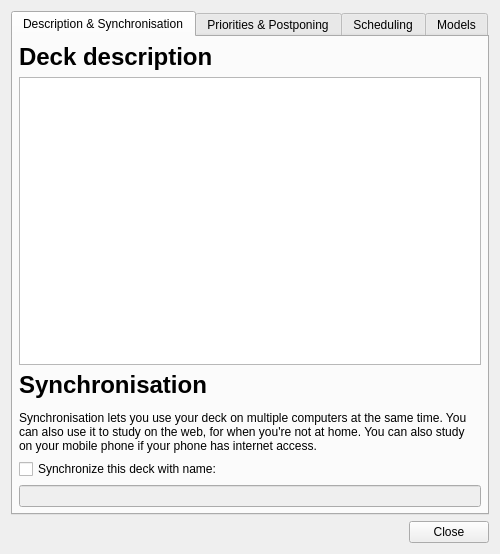
<ui version="4.0" >
 <class>DeckProperties</class>
 <widget class="QDialog" name="DeckProperties" >
  <property name="windowModality" >
   <enum>Qt::ApplicationModal</enum>
  </property>
  <property name="geometry" >
   <rect>
    <x>0</x>
    <y>0</y>
    <width>491</width>
    <height>535</height>
   </rect>
  </property>
  <property name="windowTitle" >
   <string>Edit deck properties</string>
  </property>
  <layout class="QVBoxLayout" >
   <item>
    <widget class="QTabWidget" name="qtabwidget" >
     <property name="currentIndex" >
      <number>0</number>
     </property>
     <widget class="QWidget" name="tab" >
      <attribute name="title" >
       <string>Description &amp;&amp; Synchronisation</string>
      </attribute>
      <layout class="QVBoxLayout" >
       <property name="spacing" >
        <number>6</number>
       </property>
       <property name="leftMargin" >
        <number>6</number>
       </property>
       <property name="topMargin" >
        <number>6</number>
       </property>
       <property name="rightMargin" >
        <number>6</number>
       </property>
       <property name="bottomMargin" >
        <number>6</number>
       </property>
       <item>
        <widget class="QLabel" name="label" >
         <property name="text" >
          <string>&lt;h1>Deck description&lt;/h1></string>
         </property>
        </widget>
       </item>
       <item>
        <widget class="QTextEdit" name="deckDescription" >
         <property name="minimumSize" >
          <size>
           <width>0</width>
           <height>100</height>
          </size>
         </property>
         <property name="tabChangesFocus" >
          <bool>true</bool>
         </property>
        </widget>
       </item>
       <item>
        <widget class="QLabel" name="label_13" >
         <property name="text" >
          <string>&lt;h1>Synchronisation&lt;/h1>Synchronisation lets you use your deck on multiple computers at the same time. You can also use it to study on the web, for when you're not at home. You can also study on your mobile phone if your phone has internet access.</string>
         </property>
         <property name="scaledContents" >
          <bool>false</bool>
         </property>
         <property name="wordWrap" >
          <bool>true</bool>
         </property>
        </widget>
       </item>
       <item>
        <widget class="QCheckBox" name="doSync" >
         <property name="text" >
          <string>Synchronize this deck with name:</string>
         </property>
        </widget>
       </item>
       <item>
        <widget class="QLineEdit" name="syncName" >
         <property name="enabled" >
          <bool>false</bool>
         </property>
        </widget>
       </item>
      </layout>
     </widget>
     <widget class="QWidget" name="tab_4" >
      <attribute name="title" >
       <string>Priorities &amp;&amp; Postponing</string>
      </attribute>
      <layout class="QVBoxLayout" >
       <property name="spacing" >
        <number>6</number>
       </property>
       <property name="leftMargin" >
        <number>6</number>
       </property>
       <property name="topMargin" >
        <number>6</number>
       </property>
       <property name="rightMargin" >
        <number>6</number>
       </property>
       <property name="bottomMargin" >
        <number>6</number>
       </property>
       <item>
        <widget class="QLabel" name="label_21" >
         <property name="text" >
          <string>&lt;h1>Very high priority&lt;/h1>A comma-separated list of tags to prioritize. Matching cards are placed at the top of the revision queue.</string>
         </property>
         <property name="wordWrap" >
          <bool>true</bool>
         </property>
        </widget>
       </item>
       <item>
        <widget class="QLineEdit" name="highPriority" />
       </item>
       <item>
        <widget class="QLabel" name="label_17" >
         <property name="text" >
          <string>&lt;h1>High priority&lt;/h1>Matching cards are placed at the top of the revision queue or new card queue, depending on if they have been seen before.</string>
         </property>
         <property name="wordWrap" >
          <bool>true</bool>
         </property>
        </widget>
       </item>
       <item>
        <widget class="QLineEdit" name="medPriority" />
       </item>
       <item>
        <widget class="QLabel" name="label_24" >
         <property name="text" >
          <string>&lt;h1>Low priority&lt;/h1>Matching cards are placed at the bottom of the new card queue.</string>
         </property>
         <property name="wordWrap" >
          <bool>true</bool>
         </property>
        </widget>
       </item>
       <item>
        <widget class="QLineEdit" name="lowPriority" />
       </item>
       <item>
        <widget class="QLabel" name="label_23" >
         <property name="text" >
          <string>&lt;h1>Postponing&lt;/h1>Any matching cards will not be shown until unsuspended. The web and phone interfaces automatically add 'noweb' and 'nophone' - give these tags to your cards to prevent them from showing on the phone or web interface.</string>
         </property>
         <property name="wordWrap" >
          <bool>true</bool>
         </property>
        </widget>
       </item>
       <item>
        <widget class="QLineEdit" name="postponing" />
       </item>
       <item>
        <spacer>
         <property name="orientation" >
          <enum>Qt::Vertical</enum>
         </property>
         <property name="sizeHint" >
          <size>
           <width>20</width>
           <height>40</height>
          </size>
         </property>
        </spacer>
       </item>
      </layout>
     </widget>
     <widget class="QWidget" name="tab_2" >
      <attribute name="title" >
       <string>Scheduling</string>
      </attribute>
      <layout class="QVBoxLayout" >
       <property name="spacing" >
        <number>6</number>
       </property>
       <property name="leftMargin" >
        <number>6</number>
       </property>
       <property name="topMargin" >
        <number>6</number>
       </property>
       <property name="rightMargin" >
        <number>6</number>
       </property>
       <property name="bottomMargin" >
        <number>6</number>
       </property>
       <item>
        <widget class="QLabel" name="label_15" >
         <property name="sizePolicy" >
          <sizepolicy vsizetype="MinimumExpanding" hsizetype="Preferred" >
           <horstretch>0</horstretch>
           <verstretch>0</verstretch>
          </sizepolicy>
         </property>
         <property name="text" >
          <string>&lt;h1>New &amp; young cards&lt;/h1>The initial times to use when scheduling cards, in days.</string>
         </property>
         <property name="wordWrap" >
          <bool>true</bool>
         </property>
        </widget>
       </item>
       <item>
        <layout class="QGridLayout" >
         <property name="leftMargin" >
          <number>0</number>
         </property>
         <property name="topMargin" >
          <number>0</number>
         </property>
         <property name="rightMargin" >
          <number>0</number>
         </property>
         <property name="bottomMargin" >
          <number>0</number>
         </property>
         <property name="horizontalSpacing" >
          <number>6</number>
         </property>
         <property name="verticalSpacing" >
          <number>6</number>
         </property>
         <item row="0" column="0" >
          <widget class="QLabel" name="label_2" >
           <property name="minimumSize" >
            <size>
             <width>220</width>
             <height>0</height>
            </size>
           </property>
           <property name="text" >
            <string>&lt;b>Hard&lt;/b></string>
           </property>
          </widget>
         </item>
         <item row="2" column="2" >
          <widget class="QLineEdit" name="easyMin" />
         </item>
         <item row="1" column="1" >
          <widget class="QLabel" name="label_6" >
           <property name="text" >
            <string>Min</string>
           </property>
          </widget>
         </item>
         <item row="2" column="1" >
          <widget class="QLabel" name="label_7" >
           <property name="text" >
            <string>Min</string>
           </property>
          </widget>
         </item>
         <item row="1" column="4" >
          <widget class="QLineEdit" name="midMax" />
         </item>
         <item row="2" column="0" >
          <widget class="QLabel" name="label_4" >
           <property name="text" >
            <string>&lt;b>Easy&lt;/b></string>
           </property>
          </widget>
         </item>
         <item row="1" column="0" >
          <widget class="QLabel" name="label_3" >
           <property name="text" >
            <string>&lt;b>Medium&lt;/b></string>
           </property>
          </widget>
         </item>
         <item row="2" column="3" >
          <widget class="QLabel" name="label_10" >
           <property name="text" >
            <string>Max</string>
           </property>
          </widget>
         </item>
         <item row="0" column="2" >
          <widget class="QLineEdit" name="hardMin" />
         </item>
         <item row="1" column="2" >
          <widget class="QLineEdit" name="midMin" />
         </item>
         <item row="0" column="3" >
          <widget class="QLabel" name="label_8" >
           <property name="text" >
            <string>Max</string>
           </property>
          </widget>
         </item>
         <item row="2" column="4" >
          <widget class="QLineEdit" name="easyMax" />
         </item>
         <item row="0" column="4" >
          <widget class="QLineEdit" name="hardMax" />
         </item>
         <item row="0" column="1" >
          <widget class="QLabel" name="label_5" >
           <property name="text" >
            <string>Min</string>
           </property>
          </widget>
         </item>
         <item row="1" column="3" >
          <widget class="QLabel" name="label_9" >
           <property name="text" >
            <string>Max</string>
           </property>
          </widget>
         </item>
        </layout>
       </item>
       <item>
        <widget class="QLabel" name="label_11" >
         <property name="text" >
          <string>The order to show new cards.</string>
         </property>
        </widget>
       </item>
       <item>
        <layout class="QHBoxLayout" >
         <item>
          <widget class="QComboBox" name="newCardOrder" />
         </item>
         <item>
          <spacer>
           <property name="orientation" >
            <enum>Qt::Horizontal</enum>
           </property>
           <property name="sizeType" >
            <enum>QSizePolicy::Fixed</enum>
           </property>
           <property name="sizeHint" >
            <size>
             <width>180</width>
             <height>20</height>
            </size>
           </property>
          </spacer>
         </item>
        </layout>
       </item>
       <item>
        <widget class="QLabel" name="label_18" >
         <property name="sizePolicy" >
          <sizepolicy vsizetype="MinimumExpanding" hsizetype="Preferred" >
           <horstretch>0</horstretch>
           <verstretch>0</verstretch>
          </sizepolicy>
         </property>
         <property name="text" >
          <string>&lt;h1>Delay on mistake&lt;/h1>The time until Anki shows you a card you got wrong. The default is 10 minutes.</string>
         </property>
        </widget>
       </item>
       <item>
        <layout class="QGridLayout" >
         <property name="leftMargin" >
          <number>0</number>
         </property>
         <property name="topMargin" >
          <number>0</number>
         </property>
         <property name="rightMargin" >
          <number>0</number>
         </property>
         <property name="bottomMargin" >
          <number>0</number>
         </property>
         <property name="horizontalSpacing" >
          <number>6</number>
         </property>
         <property name="verticalSpacing" >
          <number>6</number>
         </property>
         <item row="0" column="0" >
          <widget class="QLabel" name="label_20" >
           <property name="text" >
            <string>&lt;b>Totally forgot (0)&lt;/b></string>
           </property>
          </widget>
         </item>
         <item row="0" column="1" >
          <spacer>
           <property name="orientation" >
            <enum>Qt::Horizontal</enum>
           </property>
           <property name="sizeHint" >
            <size>
             <width>40</width>
             <height>20</height>
            </size>
           </property>
          </spacer>
         </item>
         <item row="1" column="0" >
          <widget class="QLabel" name="label_22" >
           <property name="text" >
            <string>&lt;b>Made a mistake (1) on a young card</string>
           </property>
          </widget>
         </item>
         <item row="1" column="1" >
          <spacer>
           <property name="orientation" >
            <enum>Qt::Horizontal</enum>
           </property>
           <property name="sizeHint" >
            <size>
             <width>40</width>
             <height>20</height>
            </size>
           </property>
          </spacer>
         </item>
         <item row="0" column="2" >
          <widget class="QLineEdit" name="delay0" >
           <property name="sizePolicy" >
            <sizepolicy vsizetype="Fixed" hsizetype="Fixed" >
             <horstretch>0</horstretch>
             <verstretch>0</verstretch>
            </sizepolicy>
           </property>
          </widget>
         </item>
         <item row="1" column="2" >
          <widget class="QLineEdit" name="delay1" >
           <property name="sizePolicy" >
            <sizepolicy vsizetype="Fixed" hsizetype="Fixed" >
             <horstretch>0</horstretch>
             <verstretch>0</verstretch>
            </sizepolicy>
           </property>
          </widget>
         </item>
         <item row="2" column="0" >
          <widget class="QLabel" name="label_19" >
           <property name="text" >
            <string>&lt;b>Made a mistake (1) on a mature card&lt;/b></string>
           </property>
          </widget>
         </item>
         <item row="2" column="1" >
          <spacer>
           <property name="orientation" >
            <enum>Qt::Horizontal</enum>
           </property>
           <property name="sizeHint" >
            <size>
             <width>40</width>
             <height>20</height>
            </size>
           </property>
          </spacer>
         </item>
         <item row="2" column="2" >
          <widget class="QLineEdit" name="delay2" >
           <property name="sizePolicy" >
            <sizepolicy vsizetype="Fixed" hsizetype="Fixed" >
             <horstretch>0</horstretch>
             <verstretch>0</verstretch>
            </sizepolicy>
           </property>
          </widget>
         </item>
        </layout>
       </item>
       <item>
        <widget class="QLabel" name="label_25" >
         <property name="text" >
          <string>&lt;h1>Final drill &amp; failed card limit&lt;/h1></string>
         </property>
        </widget>
       </item>
       <item>
        <layout class="QGridLayout" >
         <item row="0" column="0" >
          <widget class="QLabel" name="label_26" >
           <property name="text" >
            <string>The number of hours to collapse in the final drill. Use 0 to disable.</string>
           </property>
          </widget>
         </item>
         <item row="0" column="1" >
          <spacer>
           <property name="orientation" >
            <enum>Qt::Horizontal</enum>
           </property>
           <property name="sizeHint" >
            <size>
             <width>40</width>
             <height>20</height>
            </size>
           </property>
          </spacer>
         </item>
         <item row="0" column="2" >
          <widget class="QLineEdit" name="collapse" >
           <property name="sizePolicy" >
            <sizepolicy vsizetype="Fixed" hsizetype="Fixed" >
             <horstretch>0</horstretch>
             <verstretch>0</verstretch>
            </sizepolicy>
           </property>
          </widget>
         </item>
         <item row="1" column="0" >
          <widget class="QLabel" name="label_12" >
           <property name="text" >
            <string>The maximum number of failed cards to allow at once.</string>
           </property>
          </widget>
         </item>
         <item row="1" column="2" >
          <widget class="QLineEdit" name="failedCardMax" />
         </item>
        </layout>
       </item>
       <item>
        <spacer>
         <property name="orientation" >
          <enum>Qt::Vertical</enum>
         </property>
         <property name="sizeType" >
          <enum>QSizePolicy::Preferred</enum>
         </property>
         <property name="sizeHint" >
          <size>
           <width>20</width>
           <height>20</height>
          </size>
         </property>
        </spacer>
       </item>
      </layout>
     </widget>
     <widget class="QWidget" name="tab_3" >
      <attribute name="title" >
       <string>Models</string>
      </attribute>
      <layout class="QVBoxLayout" >
       <property name="spacing" >
        <number>6</number>
       </property>
       <property name="leftMargin" >
        <number>6</number>
       </property>
       <property name="topMargin" >
        <number>6</number>
       </property>
       <property name="rightMargin" >
        <number>6</number>
       </property>
       <property name="bottomMargin" >
        <number>6</number>
       </property>
       <item>
        <widget class="QLabel" name="label_14" >
         <property name="text" >
          <string>&lt;h1>Models&lt;/h1>Models define what sort of information you're studying, and the way to show it to you. Models range from a simple representation of a single flashcard with a "front" and "back" side, to more complicated domain specific models: a model for Russian verbs may define two verb forms, and test you on both of them.</string>
         </property>
         <property name="wordWrap" >
          <bool>true</bool>
         </property>
        </widget>
       </item>
       <item>
        <widget class="QListWidget" name="modelsList" />
       </item>
       <item>
        <layout class="QHBoxLayout" >
         <property name="spacing" >
          <number>6</number>
         </property>
         <property name="leftMargin" >
          <number>0</number>
         </property>
         <property name="topMargin" >
          <number>0</number>
         </property>
         <property name="rightMargin" >
          <number>0</number>
         </property>
         <property name="bottomMargin" >
          <number>0</number>
         </property>
         <item>
          <widget class="QPushButton" name="modelsAdd" >
           <property name="text" >
            <string>&amp;Add</string>
           </property>
          </widget>
         </item>
         <item>
          <widget class="QPushButton" name="modelsEdit" >
           <property name="text" >
            <string>&amp;Edit</string>
           </property>
          </widget>
         </item>
         <item>
          <widget class="QPushButton" name="modelsDelete" >
           <property name="text" >
            <string>&amp;Delete</string>
           </property>
          </widget>
         </item>
        </layout>
       </item>
      </layout>
     </widget>
    </widget>
   </item>
   <item>
    <widget class="QDialogButtonBox" name="buttonBox" >
     <property name="orientation" >
      <enum>Qt::Horizontal</enum>
     </property>
     <property name="standardButtons" >
      <set>QDialogButtonBox::Close</set>
     </property>
    </widget>
   </item>
  </layout>
 </widget>
 <tabstops>
  <tabstop>qtabwidget</tabstop>
  <tabstop>deckDescription</tabstop>
  <tabstop>doSync</tabstop>
  <tabstop>syncName</tabstop>
  <tabstop>highPriority</tabstop>
  <tabstop>medPriority</tabstop>
  <tabstop>lowPriority</tabstop>
  <tabstop>postponing</tabstop>
  <tabstop>hardMin</tabstop>
  <tabstop>hardMax</tabstop>
  <tabstop>midMin</tabstop>
  <tabstop>midMax</tabstop>
  <tabstop>easyMin</tabstop>
  <tabstop>easyMax</tabstop>
  <tabstop>newCardOrder</tabstop>
  <tabstop>delay0</tabstop>
  <tabstop>delay1</tabstop>
  <tabstop>delay2</tabstop>
  <tabstop>collapse</tabstop>
  <tabstop>failedCardMax</tabstop>
  <tabstop>modelsList</tabstop>
  <tabstop>modelsAdd</tabstop>
  <tabstop>modelsEdit</tabstop>
  <tabstop>modelsDelete</tabstop>
  <tabstop>buttonBox</tabstop>
 </tabstops>
 <resources/>
 <connections>
  <connection>
   <sender>buttonBox</sender>
   <signal>accepted()</signal>
   <receiver>DeckProperties</receiver>
   <slot>accept()</slot>
   <hints>
    <hint type="sourcelabel" >
     <x>266</x>
     <y>539</y>
    </hint>
    <hint type="destinationlabel" >
     <x>157</x>
     <y>274</y>
    </hint>
   </hints>
  </connection>
  <connection>
   <sender>buttonBox</sender>
   <signal>rejected()</signal>
   <receiver>DeckProperties</receiver>
   <slot>reject()</slot>
   <hints>
    <hint type="sourcelabel" >
     <x>334</x>
     <y>539</y>
    </hint>
    <hint type="destinationlabel" >
     <x>286</x>
     <y>274</y>
    </hint>
   </hints>
  </connection>
  <connection>
   <sender>doSync</sender>
   <signal>toggled(bool)</signal>
   <receiver>syncName</receiver>
   <slot>setEnabled(bool)</slot>
   <hints>
    <hint type="sourcelabel" >
     <x>58</x>
     <y>445</y>
    </hint>
    <hint type="destinationlabel" >
     <x>327</x>
     <y>477</y>
    </hint>
   </hints>
  </connection>
 </connections>
</ui>
